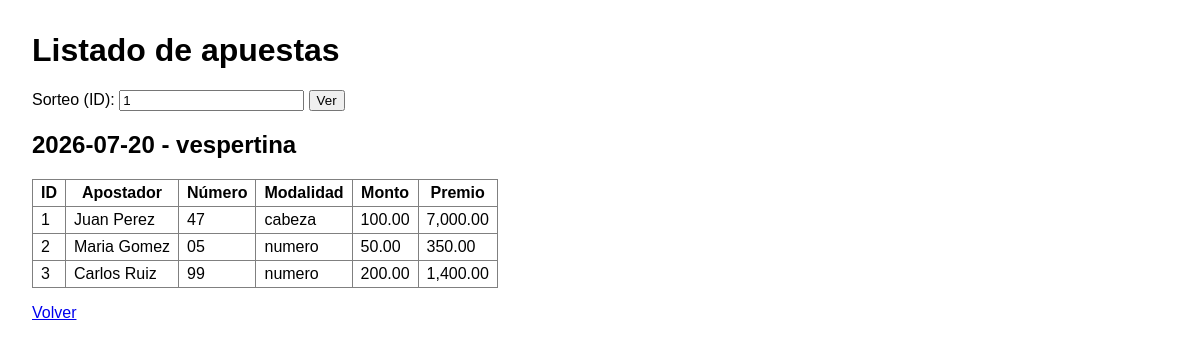
/listado_apuestas.php?sorteo_id=1, run on the app's committed database.
### tables this page shows
CREATE TABLE sorteos (
    id INT AUTO_INCREMENT PRIMARY KEY,
    fecha DATE NOT NULL,
    turno ENUM('previa','matutina','vespertina','nocturna') NOT NULL
);

CREATE TABLE apuestas (
    id INT AUTO_INCREMENT PRIMARY KEY,
    sorteo_id INT NOT NULL,
    nombre_apostador VARCHAR(100) NOT NULL,
    numero_apostado CHAR(2) NOT NULL,
    modalidad ENUM('cabeza','numero') NOT NULL,
    monto DECIMAL(10,2) NOT NULL,
    fecha DATETIME NOT NULL,
    FOREIGN KEY (sorteo_id) REFERENCES sorteos(id)
);

### lib/premio.php (called while the page is built)
<?php
function calcularPremio($apuesta, $extracciones) {
    $numero = $apuesta['numero_apostado'];
    $modalidad = $apuesta['modalidad'];
    $monto = (float)$apuesta['monto'];
    if ($modalidad === 'cabeza') {
        foreach ($extracciones as $ext) {
            if ((int)$ext['posicion'] === 1) {
                if ($ext['numero'] !== null) {
                    if ($numero === $ext['numero']) {
                        return $monto * 70;
                    } else {
                        return 0;
                    }
                } else {
                    return 0;
                }
            }
        }
        return 0;
    } else {
        if ($modalidad === 'numero') {
            foreach ($extracciones as $ext) {
                if ($ext['numero'] !== null) {
                    if ($numero === $ext['numero']) {
                        return $monto * 7;
                    }
                }
            }
            return 0;
        } else {
            return 0;
        }
    }
}

### listado_apuestas.php (the view, shortened to what this page needs)
<?php
require __DIR__ . '/db/conexion.php';
require __DIR__ . '/lib/premio.php';
$sorteo_id = (int)($_GET['sorteo_id'] ?? 0);
$sorteo = null;
if ($sorteo_id) {
    $stmt = $mysqli->prepare("SELECT id, fecha, turno FROM sorteos WHERE id = ?");
    $stmt->bind_param('i', $sorteo_id);
    $stmt->execute();
    $sorteo = $stmt->get_result()->fetch_assoc();
}
$extracciones = [];
if ($sorteo_id) {
    $stmt = $mysqli->prepare("SELECT posicion, numero FROM extracciones WHERE sorteo_id = ? ORDER BY posicion");
    $stmt->bind_param('i', $sorteo_id);
    $stmt->execute();
    $res = $stmt->get_result();
    while ($row = $res->fetch_assoc()) {
        $extracciones[] = $row;
    }
}
$apuestas = [];
if ($sorteo_id) {
    $stmt = $mysqli->prepare("SELECT id, nombre_apostador, numero_apostado, modalidad, monto FROM apuestas WHERE sorteo_id = ? ORDER BY id ASC");
    $stmt->bind_param('i', $sorteo_id);
    $stmt->execute();
    $res = $stmt->get_result();
    while ($row = $res->fetch_assoc()) {
        $row['premio'] = calcularPremio($row, $extracciones);
        $apuestas[] = $row;
    }
}
?>
<!DOCTYPE html>
<html lang="es">
<head>
    <link rel="stylesheet" href="assets/css/estilo.css">
</head>
<body>
    <h1>Listado de apuestas</h1>
    <form method="get">
        <label>Sorteo (ID): <input type="number" name="sorteo_id" value="<?= htmlspecialchars($sorteo_id) ?>" required></label>
        <button type="submit">Ver</button>
    </form>
    <?php if ($sorteo): ?>
        <h2><?= htmlspecialchars($sorteo['fecha']) ?> - <?= htmlspecialchars($sorteo['turno']) ?></h2>
        <table border="1" cellpadding="4">
            <tr><th>ID</th><th>Apostador</th><th>Número</th><th>Modalidad</th><th>Monto</th><th>Premio</th></tr>
            <?php foreach ($apuestas as $a): ?>
                <tr>
                    <td><?= $a['id'] ?></td>
                    <td><?= htmlspecialchars($a['nombre_apostador']) ?></td>
                    <td><?= htmlspecialchars($a['numero_apostado']) ?></td>
                    <td><?= htmlspecialchars($a['modalidad']) ?></td>
                    <td><?= number_format($a['monto'], 2) ?></td>
                    <td><?= number_format($a['premio'], 2) ?></td>
                </tr>
            <?php endforeach; ?>
        </table>
    <?php elseif ($sorteo_id): ?>
        <p>No se encontró el sorteo.</p>
    <?php endif; ?>
    <p><a href="index.php">Volver</a></p>
</body>
</html>

### assets/css/estilo.css (style rules this page uses)
body { font-family: Arial, sans-serif; margin: 2em; }
table { border-collapse: collapse; margin-top: 1em; }
th, td { padding: 4px 8px; }

### data on the page
sorteos: fecha "2026-07-20", turno "vespertina"
apuestas: id "1", nombre_apostador "Juan Perez", numero_apostado "47", modalidad "cabeza", monto "100.00", premio "7,000.00"
apuestas: id "2", nombre_apostador "Maria Gomez", numero_apostado "05", modalidad "numero", monto "50.00", premio "350.00"
apuestas: id "3", nombre_apostador "Carlos Ruiz", numero_apostado "99", modalidad "numero", monto "200.00", premio "1,400.00"
